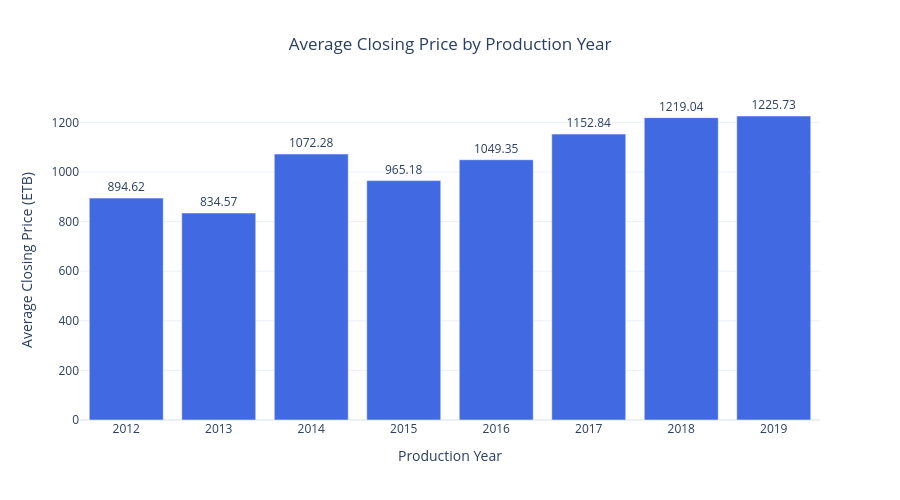

The code cell stored with this chart in its notebook:
### Code cell
# 1. DATE PREPROCESSING & FEATURE EXTRACTION
# Convert 'Trade Date' column into pandas datetime objects for time-based operations
df["Trade Date"] = pd.to_datetime(df["Trade Date"])
# Extract the calendar year from the datetime objects into a dedicated column
df["Year"] = df["Trade Date"].dt.year
# 2. DATA AGGREGATION
# Group records by year and compute the mean closing price for each year
df_yearly_price = df.groupby("Year")["Closing Price"].mean().reset_index()

# Sort the aggregated dataset chronologically in ascending order
df_yearly_price = df_yearly_price.sort_values("Year", ascending=True)
# 3. CREATE VERTICAL BAR CHART

fig_yearly_price = px.bar(
    df_yearly_price,
    x="Year",  # Categorical feature on X-axis
    y="Closing Price",  # Metric feature on Y-axis
    title="Average Closing Price by Production Year",  # Fallback chart title
    labels={
        "Year": "Production Year",
        "Closing Price": "Average Closing Price (ETB)",
    },  # Custom axis labels
    text_auto=".2f",  # Automatically display values formatted to 2 decimal places on bars
)

# 4. CUSTOMIZE DASHBOARD LAYOUT & AXES
fig_yearly_price.update_layout(
    template="plotly_white",  # Apply a clean, minimalist white theme
    title={
        "text": "Average Closing Price by Production Year",  # Centered title text
        "x": 0.5,  # Horizontally center the title (0 = left, 1 = right)
        "xanchor": "center",  # Anchor point for precise title alignment
    },
    xaxis_title="Production Year",  # X-axis title
    yaxis_title="Average Closing Price (ETB)",  # Y-axis title
    xaxis=dict(
        type="category"
    ),  # Treat years as discrete categorical labels rather than continuous numeric values
    height=500,  # Set vertical chart height in pixels
)

# 5. STYLE BAR CHART TRACES
fig_yearly_price.update_traces(
    marker_color="#4169E1",  # Apply a consistent Royal Blue color to bars
    textposition="outside",  # Position the numerical value labels neatly above each bar
)

# 6. DISPLAY THE PLOT
# Render the interactive bar chart figure inside Jupyter Notebook
fig_yearly_price.show()

### Figure 1 — Plotly figure (JSON) as saved in the notebook; plotly's stock layout.template omitted (floating-point values rounded to 4 significant figures)
{"data": [{"hovertemplate": "Production Year=%{x}<br>Average Closing Price (ETB)=%{y}<extra></extra>", "legendgroup": "", "marker": {"color": "#4169E1", "pattern": {"shape": ""}}, "name": "", "orientation": "v", "showlegend": false, "textposition": "outside", "texttemplate": "%{y:.2f}", "type": "bar", "x": [2012, 2013, 2014, 2015, 2016, 2017, 2018, 2019], "xaxis": "x", "y": [894.6, 834.6, 1072.0, 965.2, 1049.0, 1153.0, 1219.0, 1226.0], "yaxis": "y"}], "layout": {"barmode": "relative", "height": 500, "legend": {"tracegroupgap": 0}, "title": {"text": "Average Closing Price by Production Year", "x": 0.5, "xanchor": "center"}, "xaxis": {"anchor": "y", "domain": [0, 1], "title": {"text": "Production Year"}, "type": "category"}, "yaxis": {"anchor": "x", "domain": [0, 1], "title": {"text": "Average Closing Price (ETB)"}}}}
